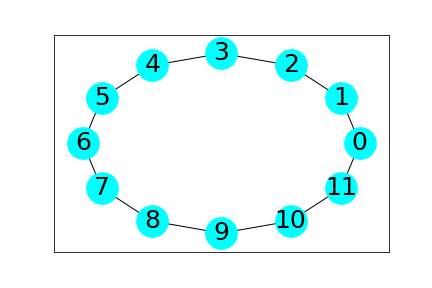

Here is the Python script that generated this plot:
""" q15_3p.py """

from matplotlib import pyplot as plt
import networkx as nx

g = nx.cycle_graph(12)

mpos = nx.circular_layout(g)
nx.draw_networkx(g, pos=mpos, \
                 node_color='Cyan', \
                     node_size=1000, \
                         font_size=25)

plt.savefig("q15_3p.png")
